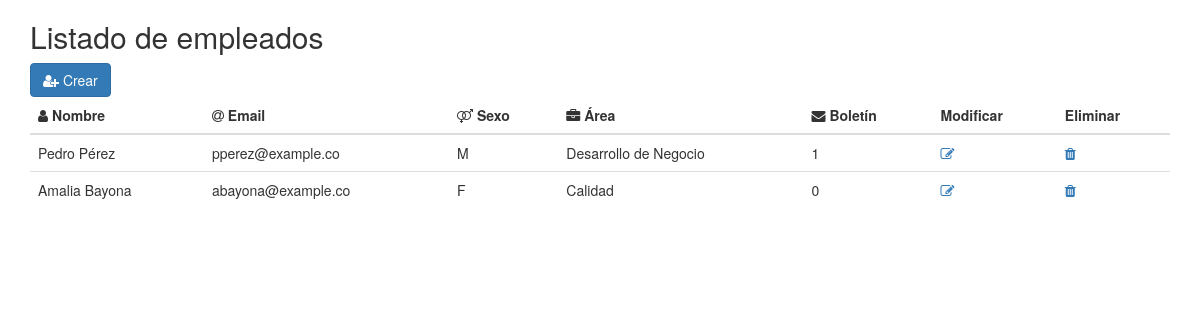
The page / on the database its author committed.
### tables this page shows
CREATE TABLE `empleado` (
  `id` int(11) NOT NULL,
  `nombre` varchar(255) NOT NULL,
  `email` varchar(255) NOT NULL,
  `sexo` char(1) NOT NULL,
  `area_id` int(11) NOT NULL,
  `boletin` int(11) DEFAULT NULL,
  `descripcion` text NOT NULL,
  `deleted` int(11) NOT NULL DEFAULT 0
);

CREATE TABLE `areas` (
  `id` int(11) NOT NULL,
  `nombre` varchar(255) NOT NULL
);

### controllers/empleadoController.php (called while the page is built, shortened)
<?php
require_once 'models/empleado.php';
class EmpleadoController{
    public function __CONSTRUCT(){
        $this->model = new empleado();
    }
    public function Index(){
        require_once 'views/empleado/empleados.php';
    }
}

### models/connection.php (called while the page is built, shortened)
<?php
  class Db {
    public static function connect() {
        $pdo = new PDO('mysql:host=localhost;dbname=prueba_tecnica_dev;charset=utf8', 'root', '');
        $pdo->setAttribute(PDO::ATTR_ERRMODE, PDO::ERRMODE_EXCEPTION);
        return $pdo;
    }
  }
?>

### models/empleado.php (called while the page is built, shortened)
<?php
class Empleado
{
	private $pdo;
	public function __CONSTRUCT(){
		try
		{
			$this->pdo = Db::connect();
		}
		catch(Exception $e)
		{
			die($e->getMessage());
		}
	}
	public function index(){
		try
		{
			$stm = $this->pdo->prepare("SELECT
                                            empleado.id as id,
                                            empleado.nombre AS nombre,
                                            empleado.email AS email,
                                            empleado.sexo AS sexo,
                                            areas.nombre AS area,
                                            empleado.boletin AS boletin
                                        FROM empleado
                                        LEFT JOIN areas ON empleado.area_id = areas.id
                                        WHERE deleted = 0");
			$stm->execute();
			return $stm->fetchAll(PDO::FETCH_OBJ);
		}
		catch(Exception $e)
		{
			die($e->getMessage());
		}
	}
}

### views/empleado/empleados.php (the view, shortened to what this page needs)
<!DOCTYPE html>
<html lang="en">
<head>
  <link rel="stylesheet" href="https://maxcdn.bootstrapcdn.com/bootstrap/3.4.1/css/bootstrap.min.css">
  <link rel="stylesheet" href="https://cdnjs.cloudflare.com/ajax/libs/font-awesome/4.7.0/css/font-awesome.min.css">
</head>
<body>
<div class="container">
  <h2>Listado de empleados</h2>
  <div class="d-grid gap-2 d-md-block">
  <a href="?c=empleado&a=create" class="btn btn-primary" role="button" data-bs-toggle="button"><i class="fa fa-solid fa-user-plus"></i> Crear</a>
  </div>
  <table class="table">
    <thead>
      <tr>
        <th><i class="fa fa-solid fa-user"></i> Nombre</th>
        <th><i class="fa fa-solid fa-at"></i> Email</th>
        <th><i class="fa fa-solid fa-venus-mars"></i> Sexo</th>
        <th><i class="fa fa-solid fa-briefcase"></i> Área</th>
        <th><i class="fa fa-solid fa-envelope"></i> Boletín</th>
        <th>Modificar</th>
        <th>Eliminar</th>
      </tr>
    </thead>
    <tbody>
        <?php foreach($this->model->index() as $r): ?>
            <tr>
                <td><?php echo $r->nombre; ?></td>
                <td><?php echo $r->email; ?></td>
                <td><?php echo $r->sexo; ?></td>
                <td><?php echo $r->area; ?></td>
                <td><?php echo $r->boletin; ?></td>
                <td>
                    <a href="?c=empleado&a=select&id=<?php echo $r->id; ?>"><i class="fa fa-pencil-square-o"></i></a>
                </td>
                <td>
                    <a onclick="javascript:return confirm('¿Seguro de eliminar este registro?');" href="?c=empleado&a=delete&idEmpleado=<?php echo $r->id; ?>"><i class="fa fa-solid fa-trash"></i></a>
                </td>
            </tr>
        <?php endforeach; ?>
    </tbody>
  </table>
</div>
</body>
</html>

### rows shown on the page
empleado: nombre "Pedro Pérez", email "pperez@example.co", sexo "M", area.nombre "Desarrollo de Negocio", boletin "1"
empleado: nombre "Amalia Bayona", email "abayona@example.co", sexo "F", area.nombre "Calidad", boletin "0"
